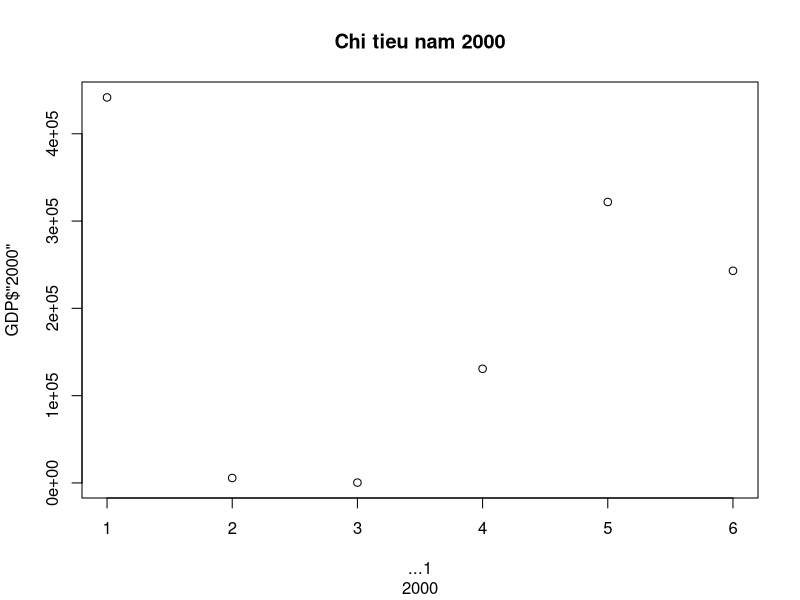
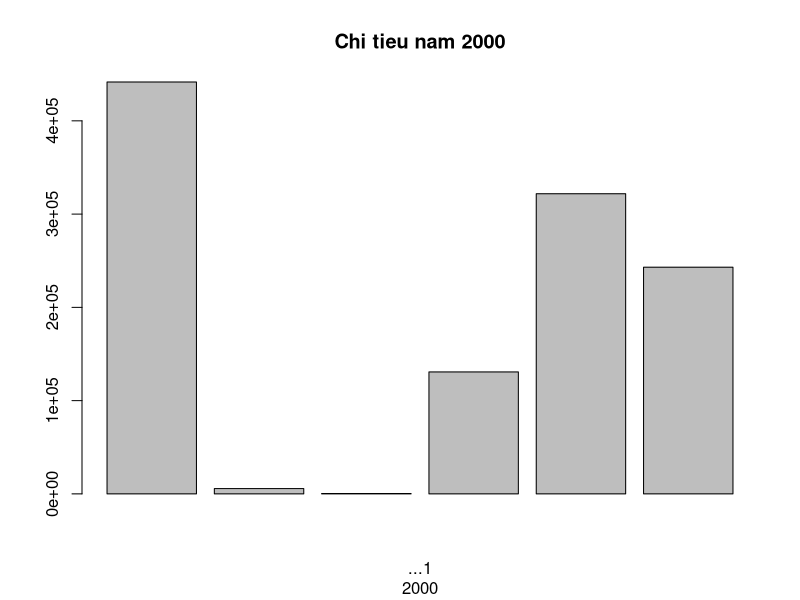

Reproduce these figures in R, in order.
install.packages("readxl")
install.packages("dplyr")
install.packages("ggplot2")

library(readxl)
library(dplyr)
library("ggplot2")


setwd("D:\\R_Project\\Do_An_NNLT_R")

#đọc dữ liệu 
GDP <- read_excel("GDP_VN.xlsx", sheet = 1)

GDP

#hiển thị số dòng số côt 
dim(GDP)

#hiển thị tên các cột (biến) của dữ liệu 
names(GDP)

#hiển thị tên các cột (biến) và các thông tin đi kèm 
str(GDP)

#hiển thị tập dữ liệu 
GDP

plot(x = GDP$"2000",
     xlab = colnames(GDP),
     main = "Chi tieu nam 2000"
)


barplot(GDP$"2000",
        main = "Chi tieu nam 2000",
        xlab = colnames(GDP), horiz = FALSE
)
